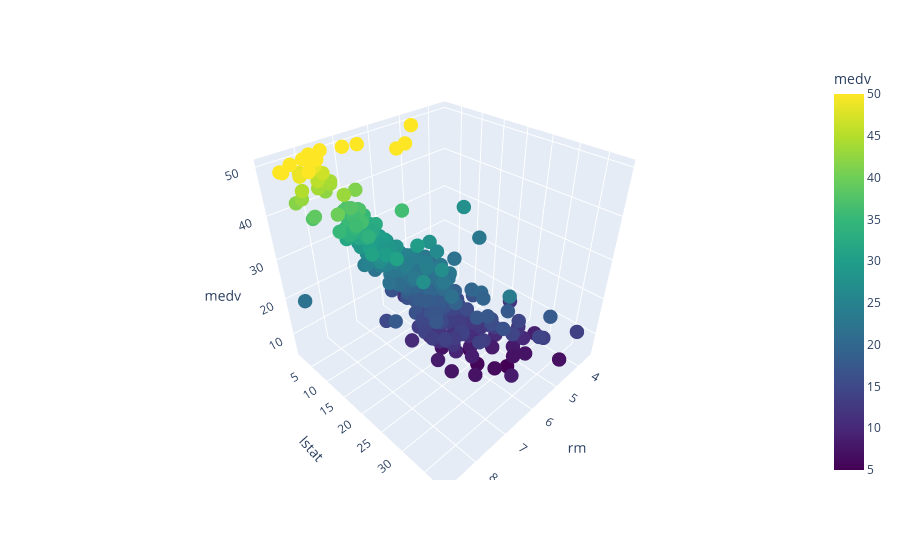

The cell this chart's notebook holds for it:
### Markdown cell above
#### Combinando lstat e rm

### Code cell
import plotly.express as px
import plotly.graph_objects as go

X, y = df[["rm", "lstat"]], df["medv"]

fig = px.scatter_3d(
    df,
    x="rm",
    y="lstat",
    z="medv",
    color="medv",
    color_continuous_scale="Viridis",

)
fig.update_traces(marker=dict(size=5))
fig.show()

### Figure 1 — Plotly figure (JSON) as saved in the notebook; plotly's stock layout.template omitted (floating-point values rounded to 4 significant figures; data arrays with more than 128 entries replaced by an {"elided": "..."} marker saying what was removed)
{"data": [{"hovertemplate": "rm=%{x}<br>lstat=%{y}<br>medv=%{marker.color}<extra></extra>", "legendgroup": "", "marker": {"color": {"elided": "506 float values"}, "coloraxis": "coloraxis", "size": 5, "symbol": "circle"}, "mode": "markers", "name": "", "scene": "scene", "showlegend": false, "type": "scatter3d", "x": {"elided": "506 float values"}, "y": {"elided": "506 float values"}, "z": {"elided": "506 float values"}}], "layout": {"coloraxis": {"colorbar": {"title": {"text": "medv"}}, "colorscale": [[0, "#440154"], [0.1111, "#482878"], [0.2222, "#3e4989"], [0.3333, "#31688e"], [0.4444, "#26828e"], [0.5556, "#1f9e89"], [0.6667, "#35b779"], [0.7778, "#6ece58"], [0.8889, "#b5de2b"], [1, "#fde725"]]}, "legend": {"tracegroupgap": 0}, "margin": {"t": 60}, "scene": {"domain": {"x": [0, 1], "y": [0, 1]}, "xaxis": {"title": {"text": "rm"}}, "yaxis": {"title": {"text": "lstat"}}, "zaxis": {"title": {"text": "medv"}}}}}
